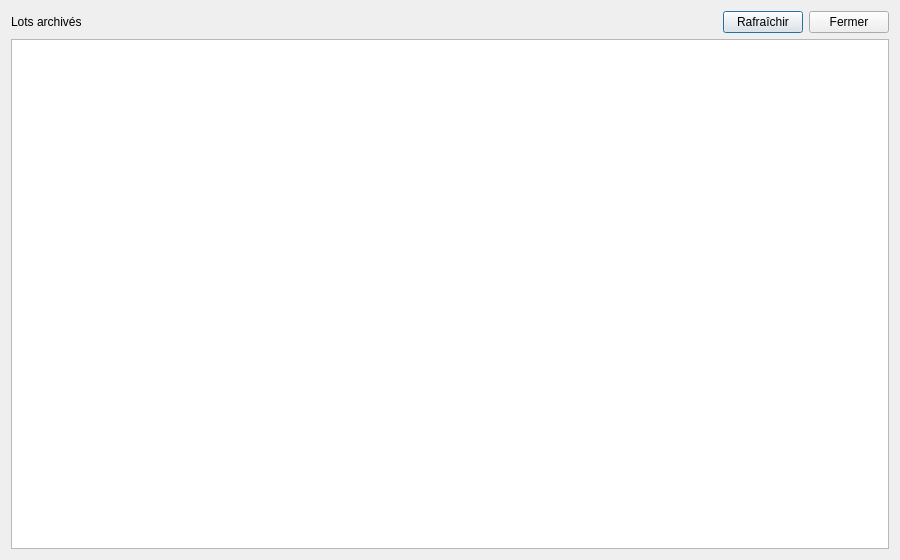
<?xml version="1.0" encoding="UTF-8"?>
<ui version="4.0">
 <class>PecheArchivedDialog</class>
 <widget class="QDialog" name="PecheArchivedDialog">
  <property name="geometry">
   <rect>
    <x>0</x>
    <y>0</y>
    <width>900</width>
    <height>560</height>
   </rect>
  </property>
  <property name="windowTitle">
   <string>Lots archivés</string>
  </property>
  <layout class="QVBoxLayout" name="verticalLayout">
   <item>
    <layout class="QHBoxLayout" name="toolbarLayout">
     <item>
      <widget class="QLabel" name="labelTitle">
       <property name="text">
        <string>Lots archivés</string>
       </property>
      </widget>
     </item>
     <item>
      <spacer name="toolbarSpacer">
       <property name="orientation">
        <enum>Qt::Horizontal</enum>
       </property>
       <property name="sizeHint" stdset="0">
        <size>
         <width>40</width>
         <height>20</height>
        </size>
       </property>
      </spacer>
     </item>
     <item>
      <widget class="QPushButton" name="btnRefresh">
       <property name="text">
        <string>Rafraîchir</string>
       </property>
      </widget>
     </item>
     <item>
      <widget class="QPushButton" name="btnClose">
       <property name="text">
        <string>Fermer</string>
       </property>
      </widget>
     </item>
    </layout>
   </item>
   <item>
    <widget class="QTableWidget" name="tableArchived"/>
   </item>
  </layout>
 </widget>
 <resources/>
 <connections/>
</ui>
